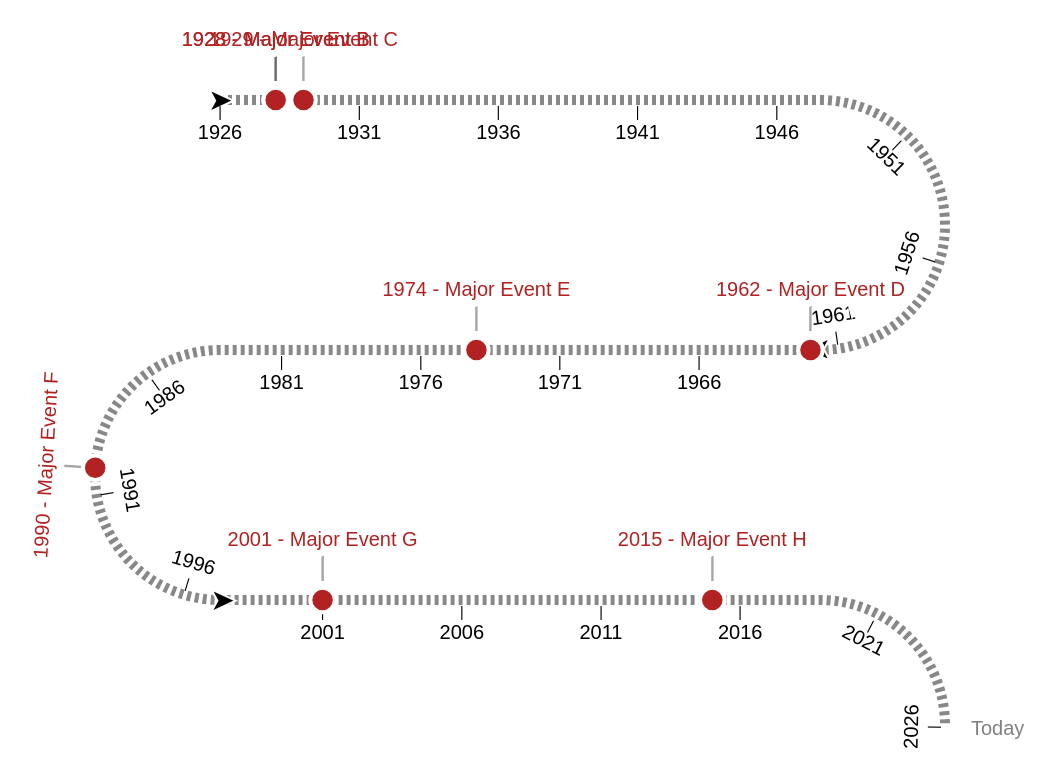

The specification (Vega-Lite) saved for this image:
### Vega specification from a JSON file in a GitHub repository (floating-point values rounded to 4 significant figures)
{"$schema": "https://vega.github.io/schema/vega/v5.json", "description": "a serpentine timeline. The serpentine shape can be an option for instances where an oblong canvas is not ideal. The shape can be customized using many of the signals below. Input bindings have been included for demonstration purposes", "padding": 15, "width": 300, "signals": [{"name": "width", "init": "width", "bind": {"name": "straight width", "input": "range", "min": 0, "max": 2000, "step": 1}, "on": [{"events": [{"signal": "annotations"}], "update": "width+1"}, {"events": [{"signal": "annotations"}], "update": "width-1"}, {"events": [{"signal": "mO"}], "update": "width+1"}, {"events": [{"signal": "mO"}], "update": "width-1"}, {"events": [{"signal": "tLO"}], "update": "width+1"}, {"events": [{"signal": "tLO"}], "update": "width-1"}, {"events": [{"signal": "sN"}], "update": "width+1"}, {"events": [{"signal": "sN"}], "update": "width-1"}, {"events": [{"signal": "mO"}], "update": "height+1"}, {"events": [{"signal": "mO"}], "update": "height-1"}, {"events": [{"signal": "tLO"}], "update": "height+1"}, {"events": [{"signal": "tLO"}], "update": "height-1"}]}, {"name": "sH", "description": "serpentine: diameter of arcs", "value": 125, "bind": {"name": "arc diameter", "input": "range", "min": 25, "max": 400, "step": 1}}, {"name": "labelsOnHover", "description": "milestone: show labels on hover only", "value": false, "bind": {"name": "hover labels", "input": "checkbox"}}, {"name": "sN", "description": "serpentine: number of arcs", "value": 2.2, "bind": {"name": "# of arcs", "input": "range", "min": 0, "max": 20, "step": 0.01}}, {"name": "tC", "description": "ticks: number of axis ticks to display on the timeline", "value": 21, "bind": {"name": "tick count", "input": "range", "min": 0, "max": 100, "step": 1}}, {"name": "tLO", "description": "ticks: the offset for the tick labels", "value": 8}, {"name": "mO", "description": "milestone: the offset for the milestone markers", "value": 35, "bind": {"name": "milestone offset", "input": "range", "min": 0, "max": 50, "step": 0.5}}, {"name": "sR0P", "description": "serpentine: percentage of width of canvas for the start of the timeline", "value": 0, "bind": {"name": "timeline x0 %", "input": "range", "min": 0, "max": 1, "step": 0.01}}, {"name": "sLP", "description": "serpentine: percentage of total length of canvas for the end of the timeline", "value": 1, "bind": {"name": "timeline len %", "input": "range", "min": 0, "max": 1, "step": 0.01}}, {"name": "annotationStart", "value": "", "bind": {"name": "start annotation", "input": "text"}}, {"name": "annotationEnd", "value": "Today", "bind": {"name": "end annotation", "input": "text"}}, {"name": "includeArrows", "value": true, "bind": {"name": "include arrows", "input": "checkbox"}}, {"name": "sT", "description": "serpentine: thicknes of the line", "value": 5, "bind": {"name": "line thickness", "input": "range", "min": 1, "max": 10, "step": 0.5}}, {"name": "domain", "init": "[year(now())-100, year(now())]", "description": "serpentine: manually set the domain extent for the timeline, otherwise set to null to have the domain calculated for you"}, {"name": "sRange", "description": "serpentine: range for the serpentine scale", "update": "[sR0P*width,sL*sLP]"}, {"name": "annotations", "description": "serpentine: annotations that appear at the start and end of the timeline", "update": "{start: (isValid(annotationStart) ? annotationStart : ''), end: (isValid(annotationEnd) ? annotationEnd : '')}"}, {"name": "sD", "update": "[2, 2]", "description": "serpentine: dash array for the serpentine line"}, {"name": "reverse", "description": "serpentine: boolean to indicate whether the scale for the timeline should be reversed", "value": false}, {"name": "sPct", "description": "serpentine: percentage of width for the straight portions of the timeline", "value": 1, "update": "sPct < 0.25 ? 0 : sPct < 0.75 ? 0.5 : 1"}, {"name": "sW", "description": "serpentine: horizontal length of straight segments", "update": "sPct*width"}, {"name": "sL", "description": "serpentine: total length of line", "update": "(sN+1)*sW+(sN)*sH*PI/2"}, {"name": "sA", "description": "serpentine: length of an arc segment", "update": "(sH*PI/2)"}, {"name": "sWsA", "description": "serpentine: length of a line + arc segment", "update": "(sW + sH*PI/2)"}, {"name": "sDomain", "description": "serpentine: domain for the serpentine scale", "init": "domain ? domain : [+extent(pluck(data('dataset'), 'domain'))[0], +extent(pluck(data('dataset'), 'domain'))[1]]"}, {"name": "hoverFocus", "value": 0, "on": [{"events": {"type": "mouseover"}, "update": "isValid(datum) && isValid(isValid(datum['domain'])) ? datum : null"}, {"events": {"type": "mouseout"}, "update": "null"}]}, {"name": "height", "description": "calculated height", "update": "extent(pluck(data('serpentine'), 'y'))[1]"}], "scales": [{"name": "sS1", "type": "linear", "zero": false, "reverse": {"signal": "reverse"}, "domain": {"signal": "sDomain"}, "range": {"signal": "sRange"}}, {"name": "footerY", "type": "band", "domain": {"data": "footer", "field": "id"}, "range": [{"signal": "height+60"}, {"signal": "height+60+length(data('footer'))*11"}]}], "marks": [{"name": "axis_group", "description": "group containing all the axis marks - annotations, domain, arrow indicators, tick lines, tick labels on straightaways, tick labels on arcs", "type": "group", "marks": [{"name": "annotations", "description": "Text marks that appear at the start and end of the timeline. Configured using the 'annotations' signal", "from": {"data": "domain_extent"}, "on": [{"trigger": "annotations", "modify": "annotations"}], "type": "text", "interactive": false, "encode": {"update": {"x": {"field": "x"}, "y": {"field": "y"}, "text": {"signal": "datum['category'] === 'start' ? annotations['start'] : annotations['end']"}, "fontSize": {"value": 10}, "baseline": {"value": "middle"}, "align": {"field": "align"}, "angle": {"field": "angle"}, "dx": {"field": "dx"}, "dy": {"signal": "1"}, "fill": {"value": "gray"}}}}, {"name": "serpentine_line", "description": "The serpentine-shaped line that acts as the axis domain line", "type": "line", "from": {"data": "serpentine"}, "interactive": false, "encode": {"update": {"x": {"field": "x"}, "y": {"field": "y"}, "strokeDash": {"signal": "sD"}, "stroke": {"value": "#888"}, "strokeWidth": {"signal": "sT"}}}}, {"name": "arrow_marks", "description": "The arrows to indicate direction that appear at the beginning and end of each arc+straightaway combonation", "type": "text", "from": {"data": "segment_ends"}, "interactive": false, "encode": {"update": {"x": {"field": "x"}, "y": {"field": "y"}, "dy": {"value": 1}, "text": {"value": "➤"}, "fontSize": {"signal": "18"}, "fill": {"value": "#000"}, "stroke": {"value": "#fff"}, "strokeWidth": {"value": 1}, "angle": {"signal": "datum['direction'] === '→' ? 0 : 180"}, "align": {"value": "center"}, "baseline": {"value": "middle"}}}}, {"name": "tick_marks", "description": "The line (text mark) designated to each tick", "from": {"data": "ticks"}, "type": "text", "interactive": false, "encode": {"update": {"x": {"field": "x"}, "y": {"field": "y"}, "dy": {"signal": "2.5*( datum['type'] === 'straight' ? 1 : datum['side'] === 'right' ? (round(datum['alpha']*(180/PI)) >= 90 ? -1 : 4) : (round(datum['alpha']*(180/PI)) > 89 ? -1 : 4))"}, "text": {"signal": "'|'"}, "fontSize": {"signal": "7"}, "fill": {"value": "#000"}, "angle": {"field": "labelAngle"}, "align": {"value": "center"}, "baseline": {"signal": "datum['type'] === 'straight' ? 'top' : 'bottom'"}}}}, {"name": "tick_labels_straight", "description": "The straightaway tick labels", "from": {"data": "ticks"}, "type": "text", "interactive": false, "encode": {"update": {"x": {"field": "x"}, "y": {"field": "y"}, "dy": {"field": "dy"}, "text": {"field": "domain"}, "fontSize": {"signal": "10"}, "fill": {"value": "#000"}, "align": {"value": "center"}, "angle": {"field": "labelAngle"}, "baseline": {"signal": "datum['type'] === 'straight' ? 'top' : 'bottom'"}}}}]}, {"name": "milestone_connecting_lines", "description": "The milestone lines that connect the markers to labels", "from": {"data": "milestones"}, "type": "text", "interactive": false, "encode": {"update": {"text": {"signal": "'|'"}, "x": {"field": "x"}, "y": {"field": "y"}, "fontSize": {"value": 15}, "fontWeight": {"value": 100}, "dy": {"signal": "datum['type'] === 'arc' && (round(datum['alpha']*(180/PI)) > 89) ? 0.35 * (mO+3.5) : datum['dy']/2"}, "align": {"value": "center"}, "baseline": {"value": "middle"}, "angle": {"field": "labelAngle"}, "fillOpacity": {"value": 0.35}, "opacity": {"signal": "isValid(hoverFocus) && datum['label'] === hoverFocus['label'] ? 1 : labelsOnHover ? 0 : 1"}}}}, {"name": "milestone_markers", "description": "The milestone timeline markers", "from": {"data": "milestones"}, "type": "symbol", "interactive": true, "encode": {"update": {"x": {"field": "x"}, "y": {"field": "y"}, "size": {"signal": "labelsOnHover && isValid(hoverFocus) && datum['label'] === hoverFocus['label'] ? 200 : 150"}, "fill": {"signal": "labelsOnHover ? isValid(hoverFocus) && datum['label'] === hoverFocus['label'] ? 'firebrick' : '#e4b3b4' : 'firebrick'"}, "stroke": {"signal": "labelsOnHover ? isValid(hoverFocus) && datum['label'] === hoverFocus['label'] ? '#fff' : 'firebrick' : '#fff'"}, "strokeWidth": {"signal": "labelsOnHover ? 1 : 2"}, "cursor": {"signal": "labelsOnHover ? 'pointer' : 'default'"}}}}, {"name": "milestone_label_backgrounds", "description": "The white backgrounds for milestone labels", "from": {"data": "milestones"}, "type": "text", "interactive": false, "encode": {"update": {"x": {"field": "x"}, "y": {"field": "y"}, "dy": {"field": "dy"}, "text": {"signal": "datum['domain'] + ' - ' + datum['label']"}, "fontSize": {"signal": "10"}, "fill": {"value": "#fff"}, "stroke": {"value": "#fff"}, "strokeWidth": {"value": 7}, "angle": {"field": "labelAngle"}, "align": {"value": "center"}, "baseline": {"signal": "datum['type'] === 'straight' ? 'top' : 'bottom'"}, "opacity": {"signal": "isValid(hoverFocus) && datum['label'] === hoverFocus['label'] ? 1 : labelsOnHover ? 0 : 1"}}}}, {"name": "milestone_labels", "description": "The milestone labels", "from": {"data": "milestones"}, "type": "text", "interactive": false, "encode": {"update": {"x": {"field": "x"}, "y": {"field": "y"}, "dy": {"field": "dy"}, "text": {"signal": "datum['domain'] + ' - ' + datum['label']"}, "fontSize": {"signal": "10"}, "fill": {"value": "firebrick"}, "angle": {"field": "labelAngle"}, "align": {"value": "center"}, "baseline": {"signal": "datum['type'] === 'straight' ? 'top' : 'bottom'"}, "opacity": {"signal": "isValid(hoverFocus) && datum['label'] === hoverFocus['label'] ? 1 : labelsOnHover ? 0 : 1"}}}}], "data": [{"name": "dataset", "values": [{"domain": 1928, "label": "Major Event A"}, {"domain": 1928, "label": "Major Event B"}, {"domain": 1929, "label": "Major Event C"}, {"domain": 1962, "label": "Major Event D"}, {"domain": 1974, "label": "Major Event E"}, {"domain": 1990, "label": "Major Event F"}, {"domain": 2001, "label": "Major Event G"}, {"domain": 2015, "label": "Major Event H"}]}, {"name": "serpentineDomain", "values": [{}], "transform": [{"type": "formula", "expr": "sequence(sDomain[0],sDomain[1], 0.1 )", "as": "domain"}, {"type": "flatten", "fields": ["domain"]}]}, {"name": "milestoneDomain", "source": "dataset", "transform": [{"type": "project", "fields": ["domain"]}]}, {"name": "tickDomain", "values": [{}], "transform": [{"type": "formula", "expr": "sequence(1,tC+1, 1)", "as": "id"}, {"type": "flatten", "fields": ["id"]}, {"type": "formula", "expr": "datum['id'] === 1 ? sDomain[0] : datum['id'] === tC ? sDomain[1] : null", "as": "domain"}, {"type": "formula", "expr": "round(isValid(datum['domain']) ? datum['domain'] : (sDomain[0] + (sDomain[1]-sDomain[0])*((datum['id']-1)/(tC-1))))", "as": "domain"}, {"type": "project", "fields": ["domain"]}]}, {"name": "componentEncodings", "values": [{"category": "start"}, {"category": "serpentine"}, {"category": "milestone"}, {"category": "tick"}, {"category": "end"}], "transform": [{"type": "formula", "expr": "now()", "as": "timestamp"}, {"type": "formula", "expr": "datum['category'] === 'start' ? [sDomain[reverse ? 1 : 0]] : datum['category'] === 'serpentine' ? pluck(data('serpentineDomain'), 'domain') : datum['category'] === 'milestone' ? pluck(data('dataset'), 'domain') : datum['category']==='tick' ? pluck(data('tickDomain'), 'domain') : datum['category'] === 'end' ? [sDomain[reverse ? 0 : 1]] : null", "as": "domain"}, {"type": "flatten", "fields": ["domain"]}, {"type": "formula", "expr": "+datum['domain']", "as": "domain"}, {"type": "window", "ops": ["row_number"], "sort": {"field": "domain"}, "groupby": ["category"], "as": ["id"]}, {"type": "formula", "expr": "scale('sS1', datum['domain'])", "as": "sK"}, {"type": "formula", "expr": "floor(datum['sK'] / (sW + sH*PI/2))", "as": "i"}, {"type": "formula", "expr": "datum['sK'] % (sW + sH*PI/2)", "as": "r"}, {"type": "formula", "expr": "(datum['r'] - sW)/(sH/2)", "as": "alpha"}, {"type": "formula", "expr": "(((datum['i']+1)*sWsA)-sA) >= datum['sK'] ? 'straight' : 'arc'", "as": "type"}, {"type": "formula", "expr": "(datum['i']%2 == 0) ? min(datum['r'],sW) : max(sW-datum['r'], 0)", "as": "xStraight"}, {"type": "formula", "expr": "datum['type'] === 'straight' ? datum['xStraight'] : datum['xStraight'] + (datum['i']%2 == 0 ? sin(datum['alpha'])*sH/2 : -sin(datum['alpha'])*sH/2)", "as": "x"}, {"type": "formula", "expr": "datum['type'] === 'straight' ? datum['i']*sH : (datum['i']*sH) + (1 - cos(datum['alpha']))*sH/2", "as": "y"}, {"type": "formula", "expr": "datum['type'] === 'straight' ? null : datum['i']%2===0?'right':'left'", "as": "side"}, {"type": "formula", "expr": "datum['type'] === 'straight' ? null : datum['alpha']<PI/2?'top':'bottom'", "as": "hemisphere"}, {"type": "formula", "expr": "datum['type'] === 'straight' ? 0 : (datum['side'] === 'left' ? -1 : 1) *datum['alpha']*(180/PI)+(datum['alpha'] < PI/2 ? 0 : 180)", "as": "labelAngle"}, {"type": "formula", "expr": "datum['i']%2===0 ?'→':'←'", "as": "direction"}, {"type": "formula", "expr": "datum['type'] === 'straight' ? datum['direction'] : datum['side'] === 'left' ? datum['hemisphere'] === 'top'? '←' : '→' :  datum['hemisphere'] === 'top'? '→' : '←'", "as": "direction"}]}, {"name": "serpentine", "source": "componentEncodings", "transform": [{"type": "filter", "expr": "datum['category'] === 'serpentine'"}]}, {"name": "ticks", "source": "componentEncodings", "transform": [{"type": "filter", "expr": "datum['category'] === 'tick'"}, {"type": "formula", "expr": "!isValid(datum['side']) ? (tLO+3.5) : datum['side'] === 'right' ? (round(datum['alpha']*(180/PI)) >= 90 ? -1 : 1.75) * (tLO+3.5) : (round(datum['alpha']*(180/PI)) > 89 ? -1 : 1.75) * (tLO+3.5)", "as": "dy"}]}, {"name": "domain_extent", "source": "componentEncodings", "transform": [{"type": "filter", "expr": "datum['category'] === 'start' || datum['category'] === 'end'"}, {"type": "formula", "expr": "datum['category'] === 'start' ? 'right' : datum['direction'] === '←' && datum['type'] === 'straight' ? 'right' : datum['side'] === 'left' ? 'right' : 'left'", "as": "align"}, {"type": "formula", "expr": "datum['category'] === 'start' ? -tLO-5 :  datum['direction'] === '←'  && datum['type'] === 'straight' ? -tLO-5 : datum['side'] === 'left' ? -tLO-5 : tLO+5", "as": "dx"}]}, {"name": "segment_ends", "source": "componentEncodings", "transform": [{"type": "filter", "expr": "includeArrows && datum['category'] === 'serpentine'"}, {"type": "joinaggregate", "fields": ["id", "id"], "ops": ["min", "max"], "groupby": ["i"], "as": ["minId", "maxId"]}, {"type": "filter", "expr": "datum['id'] === (reverse ? datum['maxId'] : datum['minId'])"}]}, {"name": "footer", "values": [{"id": 1, "text": ["Data Source:", "https://ourworldindata.org/mass-extinctions"], "href": "https://ourworldindata.org/mass-extinctions"}, {"id": 2, "text": ["Icons:", "https://fontawesome.com/"], "href": "https://fontawesome.com/"}, {"id": 3, "text": ["Data Viz By:", "Madison Giammaria"], "href": "https://www.linkedin.com/in/madison-giammaria-58463b33"}]}, {"name": "milestones", "source": "componentEncodings", "transform": [{"type": "filter", "expr": "datum['category'] === 'milestone'"}, {"type": "lookup", "key": "domain", "from": "dataset", "fields": ["domain"], "values": ["label", "color"]}, {"type": "formula", "expr": "!isValid(datum['side']) ? -(mO) : datum['side'] === 'right' ? (round(datum['alpha']*(180/PI)) >= 90 ? 1 : -0.5) * (mO+3.5) : (round(datum['alpha']*(180/PI)) > 89 ? 1 : -0.5) * (mO+3.5)", "as": "dy"}, {"type": "formula", "expr": "(isValid(hoverFocus) && hoverFocus['domain']===datum['domain']) ? 1 : 0.4", "as": "fillOpacity"}]}]}
